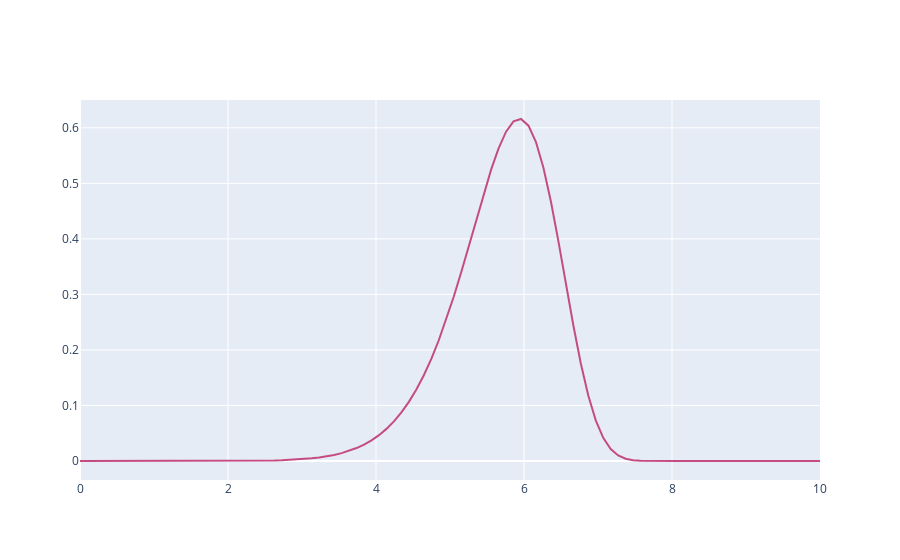

Notebook code cell kept with this figure:
### Markdown cell above
## Constructing an appropriate PDF for time

We will use a left-skewed Weibul Distribution to model working hours. With a small tale ofter 8 hours.

The Weibull Probability Distribution is defined as:

$f = (\frac{k}{\lambda})(\frac{x}{\lambda})^(k-1) \exp(-(\frac{x}{\lambda})^k)$

We have $\lambda$ gives the location of where $x|_{f_{max}}$. We will chose a value just below 8, as typical working day is 8 hours, minus breaks. So we will choose $\lambda=6$

We expect it to be more common to have work less than more than 6 hours. So we want a small right tail and larger left tail. Graphically, if we choose $10\le k\le20$ we have a distribution that seems reasonable.

### Code cell
_lambda = 6
_k = 10



x = np.linspace(0, 10, 100)
xprime = x/_lambda


def pdf(x, l, k):
    f = (k/l)*((x/l)**(k-1))*(np.exp(-(x/l)**(k)))
    return f


y = pdf(x, _lambda, _k)


def getTrace(x, y, title):
    trace = go.Scatter(
        x=x,
        y=y,
        mode='lines',
        name=title,
        marker=dict(
            color='#C54C82'
        )
    )

    layout = go.Layout(
        title=title,
        showlegend=True
    )

    return [trace]


pdftrace = getTrace(x, y, "Weibull Dist")

fig = go.Figure(pdftrace)

pyoff.iplot(fig)

### Figure 1 — Plotly figure (JSON) as saved in the notebook; plotly's stock layout.template omitted (floating-point values rounded to 4 significant figures)
{"data": [{"marker": {"color": "#C54C82"}, "mode": "lines", "name": "Weibull Dist", "type": "scatter", "x": [0, 0.101, 0.202, 0.303, 0.404, 0.5051, 0.6061, 0.7071, 0.8081, 0.9091, 1.01, 1.111, 1.212, 1.313, 1.414, 1.515, 1.616, 1.717, 1.818, 1.919, 2.02, 2.121, 2.222, 2.323, 2.424, 2.525, 2.626, 2.727, 2.828, 2.929, 3.03, 3.131, 3.232, 3.333, 3.434, 3.535, 3.636, 3.737, 3.838, 3.939, 4.04, 4.141, 4.242, 4.343, 4.444, 4.545, 4.646, 4.747, 4.848, 4.949, 5.051, 5.152, 5.253, 5.354, 5.455, 5.556, 5.657, 5.758, 5.859, 5.96, 6.061, 6.162, 6.263, 6.364, 6.465, 6.566, 6.667, 6.768, 6.869, 6.97, 7.071, 7.172, 7.273, 7.374, 7.475, 7.576, 7.677, 7.778, 7.879, 7.98, 8.081, 8.182, 8.283, 8.384, 8.485, 8.586, 8.687, 8.788, 8.889, 8.99, 9.091, 9.192, 9.293, 9.394, 9.495, 9.596, 9.697, 9.798, 9.899, 10], "y": [0, 1.81e-16, 9.269e-14, 3.563e-12, 4.746e-11, 3.536e-10, 1.824e-09, 7.306e-09, 2.43e-08, 7.014e-08, 1.81e-07, 4.269e-07, 9.341e-07, 1.92e-06, 3.74e-06, 6.96e-06, 1.244e-05, 2.147e-05, 3.591e-05, 5.842e-05, 9.269e-05, 0.0001438, 0.0002186, 0.0003261, 0.0004782, 0.0006905, 0.0009827, 0.00138, 0.001914, 0.002624, 0.00356, 0.004779, 0.006357, 0.008379, 0.01095, 0.0142, 0.01826, 0.02332, 0.02957, 0.03723, 0.04656, 0.05783, 0.07136, 0.08746, 0.1065, 0.1287, 0.1545, 0.184, 0.2175, 0.2548, 0.2958, 0.3399, 0.3864, 0.4339, 0.4807, 0.5247, 0.5631, 0.5931, 0.6116, 0.6159, 0.6038, 0.5744, 0.5281, 0.4673, 0.3961, 0.3197, 0.2444, 0.1757, 0.1179, 0.07323, 0.04171, 0.02157, 0.01001, 0.004117, 0.00148, 0.0004581, 0.0001201, 2.615e-05, 4.64e-06, 6.56e-07, 7.213e-08, 6.008e-09, 3.683e-10, 1.61e-11, 4.852e-13, 9.708e-15, 1.238e-16, 9.641e-19, 4.366e-21, 1.092e-23, 1.427e-26, 9.171e-30, 2.713e-33, 3.445e-37, 1.738e-41, 3.211e-46, 1.988e-51, 3.748e-57, 1.943e-63, 2.478e-70]}], "layout": {}}
